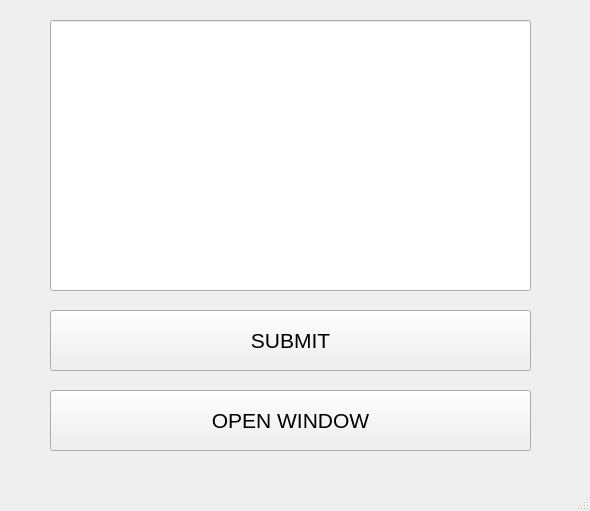
<?xml version="1.0" encoding="UTF-8"?>
<ui version="4.0">
 <class>MainWindow</class>
 <widget class="QMainWindow" name="MainWindow">
  <property name="geometry">
   <rect>
    <x>0</x>
    <y>0</y>
    <width>590</width>
    <height>511</height>
   </rect>
  </property>
  <property name="windowTitle">
   <string>MainWindow</string>
  </property>
  <widget class="QWidget" name="centralwidget">
   <widget class="QLineEdit" name="lineEdit">
    <property name="geometry">
     <rect>
      <x>50</x>
      <y>20</y>
      <width>481</width>
      <height>271</height>
     </rect>
    </property>
    <property name="font">
     <font>
      <pointsize>12</pointsize>
     </font>
    </property>
   </widget>
   <widget class="QPushButton" name="submit_button">
    <property name="geometry">
     <rect>
      <x>50</x>
      <y>310</y>
      <width>481</width>
      <height>61</height>
     </rect>
    </property>
    <property name="font">
     <font>
      <pointsize>16</pointsize>
     </font>
    </property>
    <property name="text">
     <string>SUBMIT</string>
    </property>
   </widget>
   <widget class="QPushButton" name="open_window_button">
    <property name="geometry">
     <rect>
      <x>50</x>
      <y>390</y>
      <width>481</width>
      <height>61</height>
     </rect>
    </property>
    <property name="font">
     <font>
      <pointsize>16</pointsize>
     </font>
    </property>
    <property name="text">
     <string>OPEN WINDOW</string>
    </property>
   </widget>
  </widget>
  <widget class="QMenuBar" name="menubar">
   <property name="geometry">
    <rect>
     <x>0</x>
     <y>0</y>
     <width>590</width>
     <height>26</height>
    </rect>
   </property>
  </widget>
  <widget class="QStatusBar" name="statusbar"/>
 </widget>
 <resources/>
 <connections/>
</ui>
